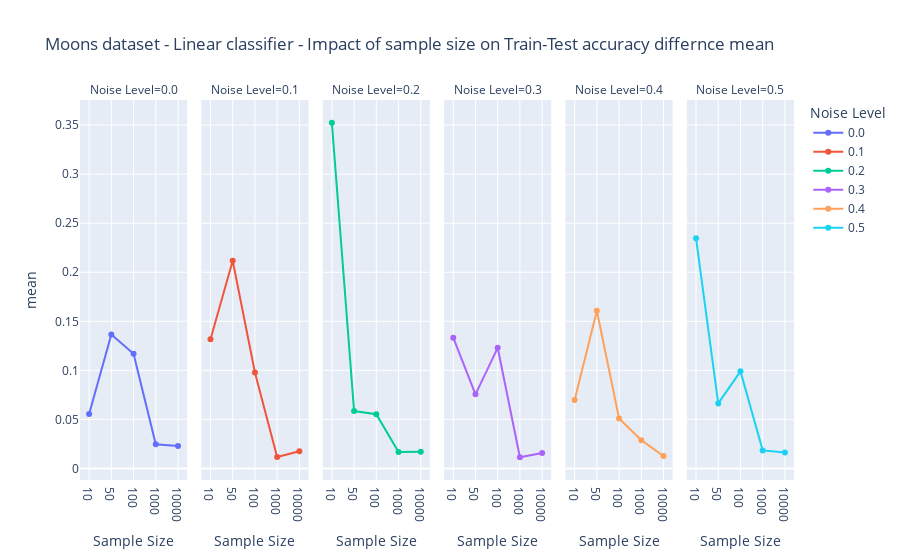

Write notebook code for a chart like this one.
### Code cell
df2_lm_stat.noise_level = df2_lm_stat.noise_level.astype(str)
df2_lm_stat.n_sample = df2_lm_stat.n_sample.astype(str)

fig=px.line(df2_lm_stat,x='n_sample',y='mean',
               labels={'n_sample': 'Sample Size', 'noise_level':'Noise Level'},
               color='noise_level',hover_data=['mean'],facet_col='noise_level',markers=True,
               title='Moons dataset - Linear classifier - Impact of sample size on Train-Test accuracy differnce mean')
fig.show()

### Figure 1 — Plotly figure (JSON) as saved in the notebook; plotly's stock layout.template omitted (floating-point values rounded to 4 significant figures)
{"data": [{"hovertemplate": "Noise Level=0.0<br>Sample Size=%{x}<br>mean=%{y}<extra></extra>", "legendgroup": "0.0", "line": {"color": "#636efa", "dash": "solid"}, "marker": {"symbol": "circle"}, "mode": "lines+markers", "name": "0.0", "orientation": "v", "showlegend": true, "type": "scatter", "x": ["10", "50", "100", "1000", "10000"], "xaxis": "x", "y": [0.05557, 0.1366, 0.117, 0.02457, 0.023], "yaxis": "y"}, {"hovertemplate": "Noise Level=0.1<br>Sample Size=%{x}<br>mean=%{y}<extra></extra>", "legendgroup": "0.1", "line": {"color": "#EF553B", "dash": "solid"}, "marker": {"symbol": "circle"}, "mode": "lines+markers", "name": "0.1", "orientation": "v", "showlegend": true, "type": "scatter", "x": ["10", "50", "100", "1000", "10000"], "xaxis": "x2", "y": [0.1317, 0.2117, 0.09786, 0.01171, 0.01757], "yaxis": "y2"}, {"hovertemplate": "Noise Level=0.2<br>Sample Size=%{x}<br>mean=%{y}<extra></extra>", "legendgroup": "0.2", "line": {"color": "#00cc96", "dash": "solid"}, "marker": {"symbol": "circle"}, "mode": "lines+markers", "name": "0.2", "orientation": "v", "showlegend": true, "type": "scatter", "x": ["10", "50", "100", "1000", "10000"], "xaxis": "x3", "y": [0.3524, 0.05857, 0.05529, 0.01671, 0.017], "yaxis": "y3"}, {"hovertemplate": "Noise Level=0.3<br>Sample Size=%{x}<br>mean=%{y}<extra></extra>", "legendgroup": "0.3", "line": {"color": "#ab63fa", "dash": "solid"}, "marker": {"symbol": "circle"}, "mode": "lines+markers", "name": "0.3", "orientation": "v", "showlegend": true, "type": "scatter", "x": ["10", "50", "100", "1000", "10000"], "xaxis": "x4", "y": [0.1333, 0.07557, 0.123, 0.01143, 0.01571], "yaxis": "y4"}, {"hovertemplate": "Noise Level=0.4<br>Sample Size=%{x}<br>mean=%{y}<extra></extra>", "legendgroup": "0.4", "line": {"color": "#FFA15A", "dash": "solid"}, "marker": {"symbol": "circle"}, "mode": "lines+markers", "name": "0.4", "orientation": "v", "showlegend": true, "type": "scatter", "x": ["10", "50", "100", "1000", "10000"], "xaxis": "x5", "y": [0.06986, 0.1607, 0.051, 0.02886, 0.01271], "yaxis": "y5"}, {"hovertemplate": "Noise Level=0.5<br>Sample Size=%{x}<br>mean=%{y}<extra></extra>", "legendgroup": "0.5", "line": {"color": "#19d3f3", "dash": "solid"}, "marker": {"symbol": "circle"}, "mode": "lines+markers", "name": "0.5", "orientation": "v", "showlegend": true, "type": "scatter", "x": ["10", "50", "100", "1000", "10000"], "xaxis": "x6", "y": [0.2347, 0.06629, 0.099, 0.01843, 0.01629], "yaxis": "y6"}], "layout": {"annotations": [{"font": {}, "showarrow": false, "text": "Noise Level=0.0", "x": 0.075, "xanchor": "center", "xref": "paper", "y": 1, "yanchor": "bottom", "yref": "paper"}, {"font": {}, "showarrow": false, "text": "Noise Level=0.1", "x": 0.245, "xanchor": "center", "xref": "paper", "y": 1, "yanchor": "bottom", "yref": "paper"}, {"font": {}, "showarrow": false, "text": "Noise Level=0.2", "x": 0.415, "xanchor": "center", "xref": "paper", "y": 1, "yanchor": "bottom", "yref": "paper"}, {"font": {}, "showarrow": false, "text": "Noise Level=0.3", "x": 0.585, "xanchor": "center", "xref": "paper", "y": 1, "yanchor": "bottom", "yref": "paper"}, {"font": {}, "showarrow": false, "text": "Noise Level=0.4", "x": 0.755, "xanchor": "center", "xref": "paper", "y": 1, "yanchor": "bottom", "yref": "paper"}, {"font": {}, "showarrow": false, "text": "Noise Level=0.5", "x": 0.925, "xanchor": "center", "xref": "paper", "y": 1, "yanchor": "bottom", "yref": "paper"}], "autosize": true, "legend": {"title": {"text": "Noise Level"}, "tracegroupgap": 0}, "title": {"text": "Moons dataset - Linear classifier - Impact of sample size on Train-Test accuracy differnce mean"}, "xaxis": {"anchor": "y", "autorange": true, "domain": [0, 0.15], "range": [-0.4047, 4.405], "title": {"text": "Sample Size"}, "type": "category"}, "xaxis2": {"anchor": "y2", "autorange": true, "domain": [0.17, 0.32], "matches": "x", "range": [-0.4047, 4.405], "title": {"text": "Sample Size"}, "type": "category"}, "xaxis3": {"anchor": "y3", "autorange": true, "domain": [0.34, 0.49], "matches": "x", "range": [-0.4047, 4.405], "title": {"text": "Sample Size"}, "type": "category"}, "xaxis4": {"anchor": "y4", "autorange": true, "domain": [0.51, 0.66], "matches": "x", "range": [-0.4047, 4.405], "title": {"text": "Sample Size"}, "type": "category"}, "xaxis5": {"anchor": "y5", "autorange": true, "domain": [0.68, 0.83], "matches": "x", "range": [-0.4047, 4.405], "title": {"text": "Sample Size"}, "type": "category"}, "xaxis6": {"anchor": "y6", "autorange": true, "domain": [0.85, 1], "matches": "x", "range": [-0.4047, 4.405], "title": {"text": "Sample Size"}, "type": "category"}, "yaxis": {"anchor": "x", "autorange": true, "domain": [0, 1], "range": [-0.01671, 0.3806], "title": {"text": "mean"}, "type": "linear"}, "yaxis2": {"anchor": "x2", "autorange": true, "domain": [0, 1], "matches": "y", "range": [-0.01671, 0.3806], "showticklabels": false, "type": "linear"}, "yaxis3": {"anchor": "x3", "autorange": true, "domain": [0, 1], "matches": "y", "range": [-0.01671, 0.3806], "showticklabels": false, "type": "linear"}, "yaxis4": {"anchor": "x4", "autorange": true, "domain": [0, 1], "matches": "y", "range": [-0.01671, 0.3806], "showticklabels": false, "type": "linear"}, "yaxis5": {"anchor": "x5", "autorange": true, "domain": [0, 1], "matches": "y", "range": [-0.01671, 0.3806], "showticklabels": false, "type": "linear"}, "yaxis6": {"anchor": "x6", "autorange": true, "domain": [0, 1], "matches": "y", "range": [-0.01671, 0.3806], "showticklabels": false, "type": "linear"}}}
